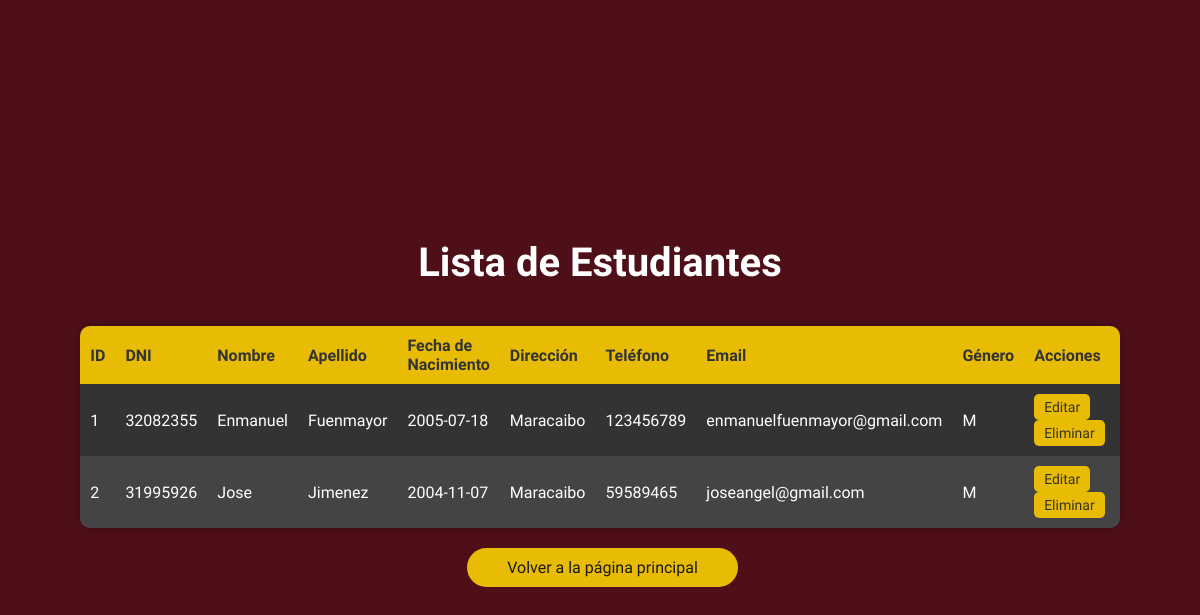
Before: /estudiantes with the older database file.
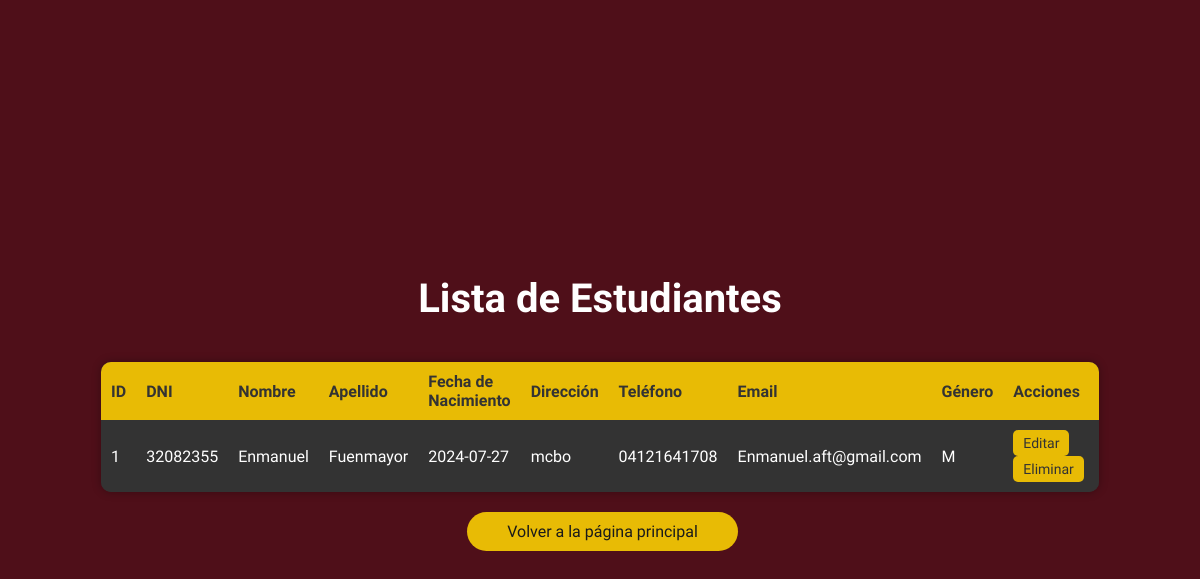
After: the same page with the newer database file.
### tables this page shows
CREATE TABLE Estudiante (
    id_estudiante INTEGER PRIMARY KEY AUTOINCREMENT,
    dni_estudiante VARCHAR(20) UNIQUE NOT NULL,
    nombre VARCHAR(100) NOT NULL,
    apellido VARCHAR(100) NOT NULL,
    fecha_nacimiento DATE NOT NULL,
    direccion VARCHAR(255) NOT NULL,
    telefono VARCHAR(20) NOT NULL,
    email VARCHAR(100) UNIQUE NOT NULL,
    genero CHAR(1) CHECK(genero IN ('M', 'F'))
);

### app/views_P.py (the view)
@app.route('/estudiantes')
def estudiantes():
    conn = get_db()
    cursor = conn.execute('SELECT * FROM Estudiante')
    estudiantes = cursor.fetchall()
    conn.close()
    return render_template('estudiantes.html', estudiantes=estudiantes)

### app/views_P.py (called while the page is built)
def get_db():
    db = getattr(g, '_database', None)
    if db is None:
        db = g._database = sqlite3.connect(DATABASE)
        db.row_factory = sqlite3.Row
    return db

@app.teardown_appcontext
def close_connection(exception):
    db = getattr(g, '_database', None)
    if db is not None:
        db.close()

### app/templates/estudiantes.html (shortened to what this page needs)
<!DOCTYPE html>
<html lang="es">
<head>
</head>
<body>
    <h1>Lista de Estudiantes</h1>
    <table>
        <tr>
            <th>ID</th>
            <th>DNI</th>
            <th>Nombre</th>
            <th>Apellido</th>
            <th>Fecha de Nacimiento</th>
            <th>Dirección</th>
            <th>Teléfono</th>
            <th>Email</th>
            <th>Género</th>
            <th>Acciones</th>
        </tr>
        {% for estudiante in estudiantes %}
        <tr>
            <td>{{ estudiante.id_estudiante }}</td>
            <td>{{ estudiante.dni_estudiante }}</td>
            <td>{{ estudiante.nombre }}</td>
            <td>{{ estudiante.apellido }}</td>
            <td>{{ estudiante.fecha_nacimiento }}</td>
            <td>{{ estudiante.direccion }}</td>
            <td>{{ estudiante.telefono }}</td>
            <td>{{ estudiante.email }}</td>
            <td>{{ estudiante.genero }}</td>
            <td>
                <a href="{{ url_for('edit_estudiante', id=estudiante.id_estudiante) }}" class="button">Editar</a>
                <form method="POST" action="{{ url_for('delete_estudiante', id=estudiante.id_estudiante) }}" style="display: inline;">
                    <button type="submit" class="button" onclick="return confirm('¿Estás seguro de eliminar este estudiante?')">Eliminar</button>
                </form>
            </td>
        </tr>
        {% endfor %}
    </table>
         <div class="button-container">
        <a href="{{ url_for('index') }}" class="button button-back">Volver a la página principal</a>
        </div>
</body>
</html>

### app/templates/estudiantes.html (style rules this page uses)
body { font-family: 'Roboto Condensed', sans-serif; background-color: #4F0F19; color: #fff; display: flex; justify-content: center; align-items: center; height: 100vh; margin: 0; flex-direction: column; }
h1 { font-size: 2.5em; margin-bottom: 20px; }
table { width: 80%; margin-top: 20px; border-collapse: collapse; background-color: rgba(51, 51, 51, 0.8); border-radius: 10px; overflow: hidden; box-shadow: 0 0 10px rgba(0, 0, 0, 0.3); }
th, td { padding: 10px; text-align: left; }
th { background-color: #e8bb05; color: #333; }
tr:nth-child(even) { background-color: #333; }
tr:nth-child(odd) { background-color: #444; }
td { border: 1px solid #444; }
table, th, td { border: none; }
.button { background-color: #e8bb05; color: #333; border: none; padding: 5px 10px; border-radius: 5px; cursor: pointer; transition: background-color 0.3s; font-size: 14px; font-family: 'Roboto Condensed', sans-serif; margin-right: 5px; text-decoration: none; display: inline-block; }
.button-container { text-align: right; margin-top: 20px; }
.button-back { text-align: right; background-color: #e8bb05; color: #1a1a1a; border: none; padding: 10px 40px; border-radius: 100px; cursor: pointer; transition: background-color 0.5s; font-size: 16px; font-family: 'Roboto Condensed', sans-serif; text-decoration: none; margin-left: 10px; }

Changed rows visible on the page:
removed Estudiante: id_estudiante "2", dni_estudiante "31995926", nombre "Jose", apellido "Jimenez", fecha_nacimiento "2004-11-07", direccion "Maracaibo", telefono "59589465", email "joseangel@gmail.com", genero "M"
changed Estudiante "Enmanuel": fecha_nacimiento "2005-07-18" → "2024-07-27"; direccion "Maracaibo" → "mcbo"; telefono "123456789" → "04121641708"; email "enmanuelfuenmayor@gmail.com" → "Enmanuel.aft@gmail.com"
